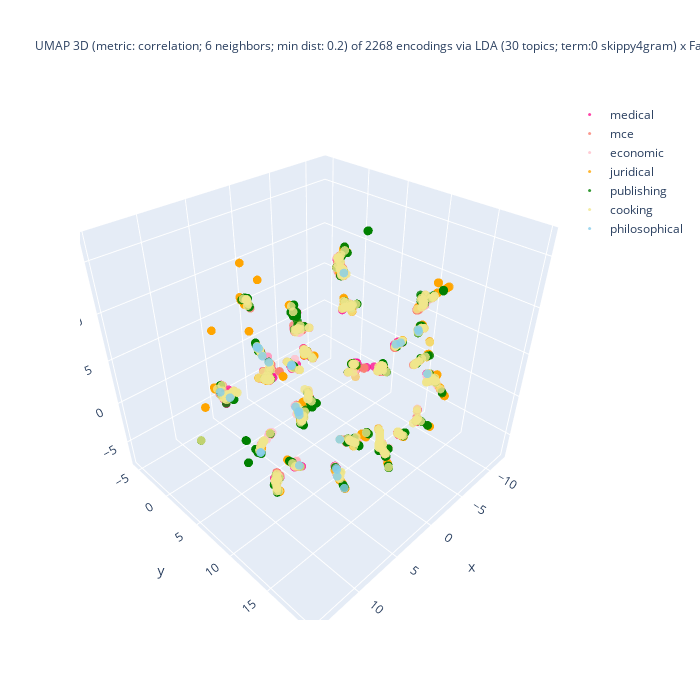

Write notebook code for a chart like this one.
### Code cell
%%capture --no-display

## Plotlyを使って tSNE の結果の可視化 (3D)
import plotly.graph_objects as go
import numpy as np
#
domain_ids = set(encoded_df['domain_id'])
reverse_domain_list = False
if reverse_domain_list:
    domain_ids = sorted(domain_list, reverse = True)
## layered/traced drawing
fig = go.Figure()
for domain_id in domain_ids:
    # set marker size of the target domain
    if domain_id == [ i for k, v in domain_encoding.items() if k == target_domain ][0]:
        size_val = 5
    else:
        size_val = 3
    part = encoded_df[ encoded_df['domain_id'] == domain_id ]
    color = colormap[domain_id]
    print(f"color: {color}")
    fig.add_trace(
        go.Scatter3d(
            x = part['D1'], y = part['D2'], z = part['D3'],
            name = domain_back_encoding[domain_id],
            mode = 'markers',
            marker = dict(size = size_val, opacity = 0.8),
            #marker_colorscale = list(colormap.values()),
            marker_color = color,
            showlegend = True
        )
    )

## 3D 散布図にラベルを追加する処理は未実装
df_size = len(df)
if use_UMAP:
    title_header = f"UMAP 3D (metric: {umap_metric}; {umap_n_neighbors} neighbors; min dist: {umap_min_dist}) of {df_size} encodings via\n"
else:
    title_header = f"t-SNE 3D (ppl: {doc_perplexity_val}) of {df_size} encodings of via\n"
if use_FastText:
    if use_LDA:
        title_body = f"LDA ({n_topics} topics; term:0 {lda_term_type}) x FastText ({ft_n_dims} dims; term: {ft_term_type}; window: {ft_window_size})"
    else:
        title_body = f"FastText ({ft_n_dims} dims; term: {ft_term_type}; window: {ft_window_size})"
else:
    title_body = f"LDA ({n_topics} topics; term: {lda_term_type})"
#
title_val = title_header + title_body
fig.update_layout(title = dict(text = title_val, font_size = 12), autosize = False, width = 700, height = 700)
fig.show()

### Figure 1 — Plotly figure (JSON) as saved in the notebook; plotly's stock layout.template omitted (floating-point values rounded to 4 significant figures; data arrays with more than 128 entries replaced by an {"elided": "..."} marker saying what was removed)
{"data": [{"marker": {"color": "deeppink", "opacity": 0.8, "size": 3}, "mode": "markers", "name": "medical", "showlegend": true, "type": "scatter3d", "x": {"elided": "400 float values"}, "y": {"elided": "400 float values"}, "z": {"elided": "400 float values"}}, {"marker": {"color": "salmon", "opacity": 0.8, "size": 3}, "mode": "markers", "name": "mce", "showlegend": true, "type": "scatter3d", "x": {"elided": "400 float values"}, "y": {"elided": "400 float values"}, "z": {"elided": "400 float values"}}, {"marker": {"color": "pink", "opacity": 0.8, "size": 3}, "mode": "markers", "name": "economic", "showlegend": true, "type": "scatter3d", "x": {"elided": "241 float values"}, "y": {"elided": "241 float values"}, "z": {"elided": "241 float values"}}, {"marker": {"color": "orange", "opacity": 0.8, "size": 3}, "mode": "markers", "name": "juridical", "showlegend": true, "type": "scatter3d", "x": {"elided": "400 float values"}, "y": {"elided": "400 float values"}, "z": {"elided": "400 float values"}}, {"marker": {"color": "green", "opacity": 0.8, "size": 3}, "mode": "markers", "name": "publishing", "showlegend": true, "type": "scatter3d", "x": {"elided": "400 float values"}, "y": {"elided": "400 float values"}, "z": {"elided": "400 float values"}}, {"marker": {"color": "khaki", "opacity": 0.8, "size": 3}, "mode": "markers", "name": "cooking", "showlegend": true, "type": "scatter3d", "x": {"elided": "400 float values"}, "y": {"elided": "400 float values"}, "z": {"elided": "400 float values"}}, {"marker": {"color": "skyblue", "opacity": 0.8, "size": 3}, "mode": "markers", "name": "philosophical", "showlegend": true, "type": "scatter3d", "x": [6.857, 8.615, -3.216, -6.14, -11.25, 3.292, -10.37, 3.132, 4.387, 3.221, 3.169, 4.073, 13.92, 8.605, 4.162, -2.734, 3.315, -0.6585, 13.65, 3.237, 4.121, 4.406, 4.225, 3.003, 4.129, 2.947, 6.824], "y": [9.414, 6.694, 12.82, 3.064, 9.098, 11.5, 9.622, 5.621, 12.73, 6.247, 6.046, 1.436, 9.215, 6.689, 1.812, 12.67, 12.49, 17.65, 10.01, 6.232, 7.035, 2.602, 3.297, 11.18, 1.51, 11.04, 9.356], "z": [8.177, -2.34, 7.224, 9.509, 3.07, -5.823, 3.935, -0.6732, 0.4786, -1.279, -1.059, 4.83, 9.136, -2.315, 4.847, 7.195, -6.699, 7.642, 8.907, -0.8277, -6.908, 4.461, 4.018, -5.331, 4.813, -5.309, 8.016]}], "layout": {"autosize": false, "height": 700, "title": {"font": {"size": 12}, "text": "UMAP 3D (metric: correlation; 6 neighbors; min dist: 0.2) of 2268 encodings via\nLDA (30 topics; term:0 skippy4gram) x FastText (15 dims; term: skippy4gram; window: 5)"}, "width": 700}}
